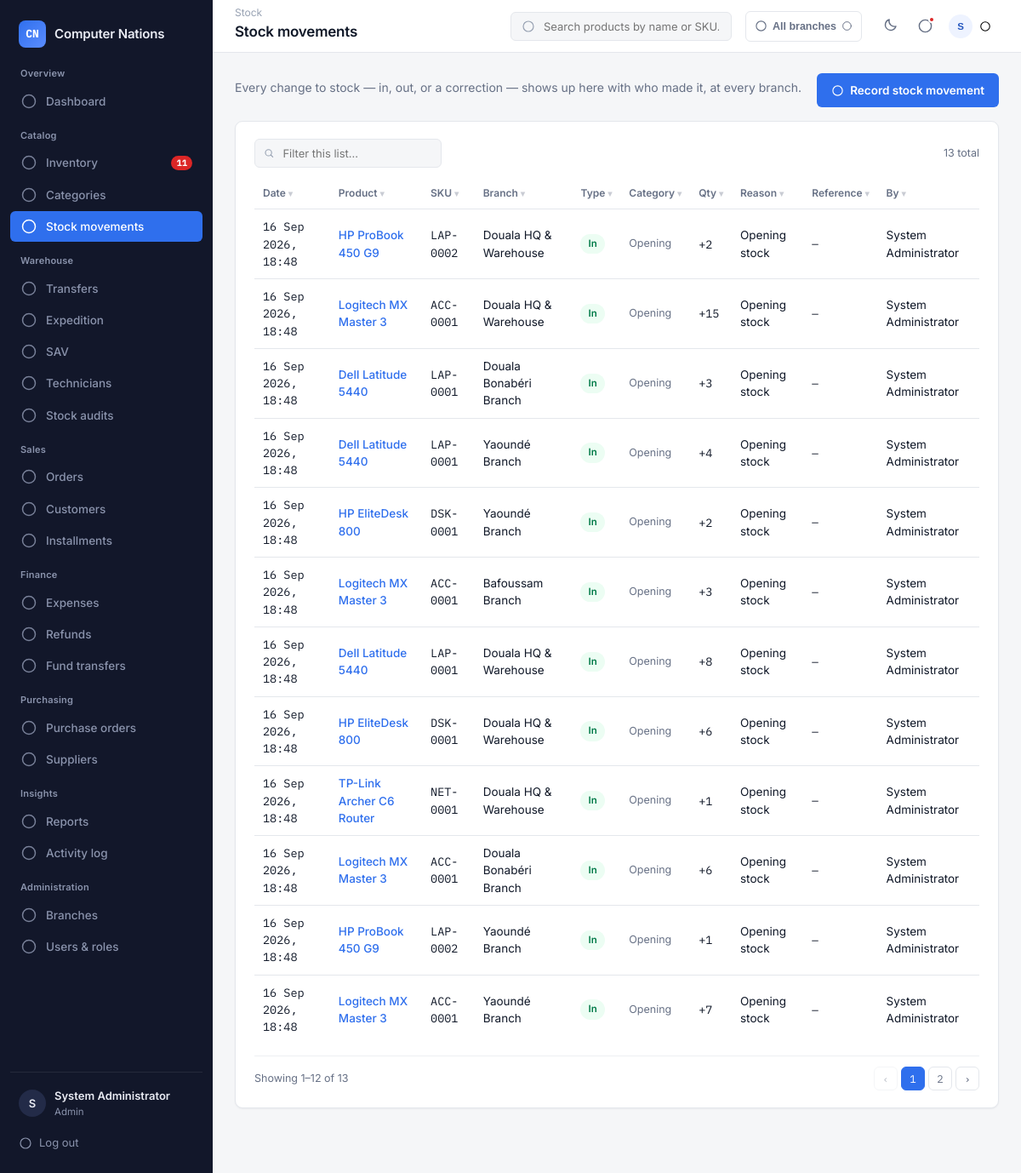
/modules/stock/index.php (signed in), run on the app's committed database.
### tables this page shows
CREATE TABLE stock_movements (
    id INT AUTO_INCREMENT PRIMARY KEY,
    branch_id INT NOT NULL,
    product_id INT NOT NULL,
    type ENUM('in','out','adjustment') NOT NULL,
    category ENUM('opening','manual','purchase','order','transfer','loss','count','sav') NOT NULL DEFAULT 'manual',
    quantity INT NOT NULL,
    reason VARCHAR(255) DEFAULT NULL,
    reference VARCHAR(80) DEFAULT NULL,      
    user_id INT NOT NULL,
    created_at TIMESTAMP DEFAULT CURRENT_TIMESTAMP,
    FOREIGN KEY (branch_id) REFERENCES branches(id),
    FOREIGN KEY (product_id) REFERENCES products(id) ON DELETE CASCADE,
    FOREIGN KEY (user_id) REFERENCES users(id)
);

CREATE TABLE products (
    id INT AUTO_INCREMENT PRIMARY KEY,
    sku VARCHAR(40) NOT NULL UNIQUE,
    name VARCHAR(150) NOT NULL,
    category_id INT DEFAULT NULL,
    supplier_id INT DEFAULT NULL,
    cost_price DECIMAL(12,2) NOT NULL DEFAULT 0,
    selling_price DECIMAL(12,2) NOT NULL DEFAULT 0,
    default_reorder_level INT NOT NULL DEFAULT 5,
    image VARCHAR(255) DEFAULT NULL,
    status ENUM('active','discontinued') NOT NULL DEFAULT 'active',
    created_by INT DEFAULT NULL,
    created_at TIMESTAMP DEFAULT CURRENT_TIMESTAMP,
    updated_at TIMESTAMP DEFAULT CURRENT_TIMESTAMP ON UPDATE CURRENT_TIMESTAMP,
    FOREIGN KEY (category_id) REFERENCES categories(id) ON DELETE SET NULL,
    FOREIGN KEY (supplier_id) REFERENCES suppliers(id) ON DELETE SET NULL
);

CREATE TABLE branches (
    id INT AUTO_INCREMENT PRIMARY KEY,
    name VARCHAR(100) NOT NULL,
    town_id INT NOT NULL,
    address VARCHAR(255) DEFAULT NULL,
    phone VARCHAR(30) DEFAULT NULL,
    is_active TINYINT(1) NOT NULL DEFAULT 1,
    created_by INT DEFAULT NULL,
    created_at TIMESTAMP DEFAULT CURRENT_TIMESTAMP,
    FOREIGN KEY (town_id) REFERENCES towns(id)
);

CREATE TABLE users (
    id INT AUTO_INCREMENT PRIMARY KEY,
    full_name VARCHAR(100) NOT NULL,
    username VARCHAR(50) NOT NULL UNIQUE,
    email VARCHAR(120) NOT NULL UNIQUE,
    phone VARCHAR(30) DEFAULT NULL,
    password VARCHAR(255) NOT NULL,         
    role_id INT NOT NULL,
    branch_id INT DEFAULT NULL,
    avatar VARCHAR(255) DEFAULT NULL,
    status ENUM('active','suspended') NOT NULL DEFAULT 'active',
    reset_token_hash VARCHAR(255) DEFAULT NULL,    
    reset_token_expires DATETIME DEFAULT NULL,
    last_login DATETIME DEFAULT NULL,
    created_at TIMESTAMP DEFAULT CURRENT_TIMESTAMP,
    FOREIGN KEY (role_id) REFERENCES roles(id),
    FOREIGN KEY (branch_id) REFERENCES branches(id) ON DELETE SET NULL
);

### includes/rbac.php (called while the page is built, shortened)
<?php
function hasPermission($slug) {
    return in_array($slug, $_SESSION['permissions'] ?? [], true);
}

### includes/functions.php (called while the page is built, shortened)
<?php
function clean($value) {
    return htmlspecialchars(trim($value ?? ''), ENT_QUOTES, 'UTF-8');
}

### modules/stock/index.php (the view, shortened to what this page needs)
<?php
require_once __DIR__ . '/../../config/config.php';
require_once __DIR__ . '/../../includes/rbac.php';
$branchId = currentBranchId();
$sql = "SELECT sm.*, p.name AS product_name, p.sku, u.full_name AS user_name, b.name AS branch_name
        FROM stock_movements sm
        JOIN products p ON p.id = sm.product_id
        JOIN users u ON u.id = sm.user_id
        JOIN branches b ON b.id = sm.branch_id
        WHERE 1=1";
$params = [];
$sql .= " ORDER BY sm.created_at DESC LIMIT 200";
$stmt = $pdo->prepare($sql);
$stmt->execute($params);
$movements = $stmt->fetchAll();
require_once __DIR__ . '/../../includes/header.php';
?>
<div class="toolbar">
  <p class="muted">
    Every change to stock — in, out, or a correction — shows up here with who made it, at <?= $branchId !== null ? clean(getBranchName($branchId, $pdo)) : 'every branch' ?>.
  </p>
  <?php if (hasPermission('stock.adjust')): ?>
    <a href="adjust.php" class="btn btn-primary"><?= icon('plus', 15) ?> Record stock movement</a>
  <?php endif; ?>
</div>
<section class="panel">
  <?php if ($movements): ?>
  <div class="data-table-wrap">
  <table class="data-table">
    <thead>
      <tr><th>Date</th><th>Product</th><th>SKU</th><?= $branchId === null ? '<th>Branch</th>' : '' ?><th>Type</th><th>Category</th><th>Qty</th><th>Reason</th><th>Reference</th><th>By</th></tr>
    </thead>
    <tbody>
      <?php foreach ($movements as $m): ?>
      <tr>
        <td class="mono"><?= date('d M Y, H:i', strtotime($m['created_at'])) ?></td>
        <td><a href="index.php?product=<?= (int)$m['product_id'] ?>" class="link"><?= clean($m['product_name']) ?></a></td>
        <td class="mono"><?= clean($m['sku']) ?></td>
        <?= $branchId === null ? '<td>' . clean($m['branch_name']) . '</td>' : '' ?>
        <td><span class="badge badge-<?= $m['type'] === 'in' ? 'completed' : ($m['type'] === 'out' ? 'cancelled' : 'pending') ?>"><?= clean($m['type']) ?></span></td>
        <td class="muted small"><?= clean(ucfirst($m['category'])) ?></td>
        <td class="mono"><?= $m['type'] === 'out' ? '-' : '+' ?><?= (int)$m['quantity'] ?></td>
        <td><?= clean($m['reason'] ?? '—') ?></td>
        <td class="mono small"><?= clean($m['reference'] ?? '—') ?></td>
        <td><?= clean($m['user_name']) ?></td>
      </tr>
      <?php endforeach; ?>
    </tbody>
  </table>
  </div>
  <?php else: ?>
    <p class="empty-state">No stock movements recorded yet.</p>
  <?php endif; ?>
</section>
<?php require_once __DIR__ . '/../../includes/footer.php'; ?>

### assets/css/style.css (style rules this page uses)
:root { --ink: #12172A; --ink-2: #1B2138; --ink-3: #232B48; --surface: #FFFFFF; --bg: #F5F6F8; --border: #E4E7EC; --border-soft:#EEF0F3; --accent: #2F6FED; --accent-dark:#2456BF; --accent-soft:#EEF3FF; --success: #1F9D63; --success-soft:#ECFDF3; --warning: #D97706; --warning-soft:#FFFAEB; --danger: #DC2626; --danger-soft:#FEF3F2; --violet: #7C5CFC; --violet-soft:#F3F0FF; --text: #101828; --text-muted: #667085; --text-soft: #98A2B3; --text-on-ink:#E9EBF3; --text-on-ink-muted: #8A93AC; --font-ui: 'Inter', -apple-system, BlinkMacSystemFont, 'Segoe UI', sans-serif; --font-mono: 'IBM Plex Mono', ui-monospace, 'SFMono-Regular', Menlo, monospace; --radius-sm: 6px; --radius: 9px; --radius-lg: 14px; --shadow-card: 0 1px 2px rgba(16, 24, 40, 0.05); --shadow-pop: 0 8px 24px rgba(16, 24, 40, 0.12), 0 2px 6px rgba(16,24,40,0.06); }
* { box-sizing: border-box; }
html, body { height: 100%; }
body { margin: 0; font-family: var(--font-ui); color: var(--text); background: var(--bg); font-size: 14px; line-height: 1.5; -webkit-font-smoothing: antialiased; }
a { color: inherit; text-decoration: none; }
p { margin: 0 0 8px; }
.mono { font-family: var(--font-mono); font-feature-settings: "tnum"; }
.muted { color: var(--text-muted); }
.small { font-size: 12.5px; }
.panel { background: var(--surface); border: 1px solid var(--border); border-radius: var(--radius); padding: 20px 22px; box-shadow: var(--shadow-card); margin-bottom: 16px; }
.data-table-wrap { overflow-x: auto; }
.data-table { width: 100%; border-collapse: collapse; font-size: 13.5px; }
.data-table th { text-align: left; font-weight: 600; color: var(--text-muted); font-size: 12px; text-transform: none; padding: 9px 10px; border-bottom: 1px solid var(--border); white-space: nowrap; }
.data-table th.sortable { cursor: pointer; user-select: none; }
.data-table td { padding: 10px 10px; border-bottom: 1px solid var(--border); vertical-align: middle; }
.data-table tr:last-child td { border-bottom: none; }
.data-table td.mono, .data-table th.mono { font-family: var(--font-mono); }
.link { color: var(--accent); font-weight: 500; }
.toolbar { display: flex; align-items: center; justify-content: space-between; gap: 12px; margin-bottom: 16px; flex-wrap: wrap; }
.btn { display: inline-flex; align-items: center; justify-content: center; gap: 7px; padding: 9px 16px; border-radius: var(--radius-sm); font-size: 13.5px; font-weight: 600; border: 1px solid transparent; cursor: pointer; font-family: inherit; transition: background 0.12s ease, border-color 0.12s ease, transform 0.05s ease; }
.btn-primary { background: var(--accent); color: #fff; }
.badge { display: inline-flex; align-items: center; gap: 5px; padding: 3px 9px; border-radius: 100px; font-size: 11.5px; font-weight: 600; text-transform: capitalize; }
.badge-completed, .badge-active, .badge-in, .badge-received { background: var(--success-soft); color: #027A48; }

### data on the page
stock_movements: created_at "16 Sep 2026, 18:48", product.name "HP ProBook 450 G9", product.sku "LAP-0002", branch.name "Douala HQ & Warehouse", type "In", category "Opening", quantity "2", reason "Opening stock", reference "—", user.full_name "System Administrator"
stock_movements: created_at "16 Sep 2026, 18:48", product.name "Logitech MX Master 3", product.sku "ACC-0001", branch.name "Douala HQ & Warehouse", type "In", category "Opening", quantity "15", reason "Opening stock", reference "—", user.full_name "System Administrator"
stock_movements: created_at "16 Sep 2026, 18:48", product.name "Dell Latitude 5440", product.sku "LAP-0001", branch.name "Douala Bonabéri Branch", type "In", category "Opening", quantity "3", reason "Opening stock", reference "—", user.full_name "System Administrator"
stock_movements: created_at "16 Sep 2026, 18:48", product.name "Dell Latitude 5440", product.sku "LAP-0001", branch.name "Yaoundé Branch", type "In", category "Opening", quantity "4", reason "Opening stock", reference "—", user.full_name "System Administrator"
stock_movements: created_at "16 Sep 2026, 18:48", product.name "HP EliteDesk 800", product.sku "DSK-0001", branch.name "Yaoundé Branch", type "In", category "Opening", quantity "2", reason "Opening stock", reference "—", user.full_name "System Administrator"
stock_movements: created_at "16 Sep 2026, 18:48", product.name "Logitech MX Master 3", product.sku "ACC-0001", branch.name "Bafoussam Branch", type "In", category "Opening", quantity "3", reason "Opening stock", reference "—", user.full_name "System Administrator"
stock_movements: created_at "16 Sep 2026, 18:48", product.name "Dell Latitude 5440", product.sku "LAP-0001", branch.name "Douala HQ & Warehouse", type "In", category "Opening", quantity "8", reason "Opening stock", reference "—", user.full_name "System Administrator"
stock_movements: created_at "16 Sep 2026, 18:48", product.name "HP EliteDesk 800", product.sku "DSK-0001", branch.name "Douala HQ & Warehouse", type "In", category "Opening", quantity "6", reason "Opening stock", reference "—", user.full_name "System Administrator"
stock_movements: created_at "16 Sep 2026, 18:48", product.name "TP-Link Archer C6 Router", product.sku "NET-0001", branch.name "Douala HQ & Warehouse", type "In", category "Opening", quantity "1", reason "Opening stock", reference "—", user.full_name "System Administrator"
stock_movements: created_at "16 Sep 2026, 18:48", product.name "Logitech MX Master 3", product.sku "ACC-0001", branch.name "Douala Bonabéri Branch", type "In", category "Opening", quantity "6", reason "Opening stock", reference "—", user.full_name "System Administrator"
stock_movements: created_at "16 Sep 2026, 18:48", product.name "HP ProBook 450 G9", product.sku "LAP-0002", branch.name "Yaoundé Branch", type "In", category "Opening", quantity "1", reason "Opening stock", reference "—", user.full_name "System Administrator"
stock_movements: created_at "16 Sep 2026, 18:48", product.name "Logitech MX Master 3", product.sku "ACC-0001", branch.name "Yaoundé Branch", type "In", category "Opening", quantity "7", reason "Opening stock", reference "—", user.full_name "System Administrator"

### other printed values
$notifCount "11"
substr($user['full_name'], 0, 1) "S"
$user['full_name'] "System Administrator"
$user['role_name'] "Admin"
str_replace('-', ' ', $currentDir) "Stock"
$pageTitle "Stock movements"
getBranchLabel($activeBranchId, $pdo) "All branches"
